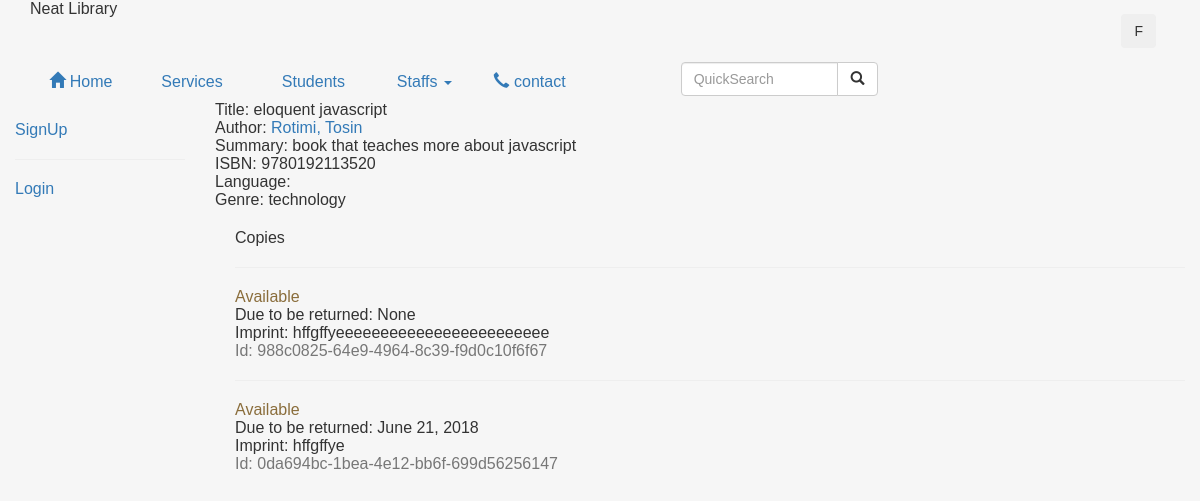
/catalog/book/1, run on the app's committed database.
### catalog/models.py (models this page shows, shortened)
class Book(models.Model):
	title = models.CharField(max_length = 200, help_text = "Enter the book's title here")
	author = models.ForeignKey('Author', on_delete = models.SET_NULL, null = True)
	genre = models.ManyToManyField(Genre, help_text = 'Enter the Genre for the book')
	summary = models.TextField(max_length = 1000, help_text = 'enter the book is brief summary')
	upload = models.FileField(upload_to = 'uploads', default =  True)
	isbn = models.CharField(max_length = 15, help_text = '13 Character <a href="https://www.isbn-international.org/content/what-isbn">ISBN number</a>')
	def display_genre(self):
		return ', '.join([ genre.name for genre in self.genre.all()[:3] ])
	display_genre.short_description = 'Genre'

class Author(models.Model):
	first_name = models.CharField(max_length = 100)
	surname = models.CharField(max_length = 200)
	D_O_B = models.DateField(null = True, blank = True)
	D_O_D = models.DateField('died', null = True, blank = True)
	class Meta:
		ordering = ["surname", "first_name"]
	def __str__(self):
		return '{0}, {1}'.format(self.surname, self.first_name)

class Genre(models.Model):
	name = models.CharField(max_length = 200, help_text = 'Enter the book\'s Genre')
	def __str__(self):
		return self.name

class BookInstance(models.Model):
	id = models.UUIDField(primary_key = True, default = uuid.uuid4, help_text = "unique id for the particular book")
	imprint = models.CharField(max_length = 200)
	book = models.ForeignKey('Book', on_delete = models.SET_NULL, null = True)
	borrower = models.ForeignKey(User, on_delete=models.SET_NULL, null=True, blank=True)
	LOAN_STATUS = (
		('A', 'Available'),
		('O', 'On Loan'),
		('R', 'Reserved'),
		('M', 'Maintatnce'),
		)
	due_back = models.DateField(blank = True, null = True)
	status = models.CharField(max_length = 1, default = 'A', choices = LOAN_STATUS, help_text = 'Enter the books status')
	class Meta:
		ordering = ['due_back']
		permissions = (("can_mark_return", "set book as returned"),
			)

### catalog/views.py (the view)
# urls.py: path('book/<int:pk>', views.BookDetailView.as_view(), name = 'book-detail'),
class BookDetailView(generic.DetailView):
    model = Book

### catalog/templates/catalog/book_detail.html
{% extends "base_generic.html" %}
{% block content %}
<h1>Title: {{ book.title }}</h1>
<p><strong>Author:</strong> <a href="{% url 'author-detail' book.author.pk %}">{{ book.author }}</a></p>
<p><strong>Summary:</strong> {{ book.summary }}</p>
<p><strong>ISBN:</strong> {{ book.isbn }}</p>
<p><strong>Language:</strong> {{ book.language }}</p>
<p><strong>Genre:</strong> {% for genre in book.genre.all %}{{genre}}{% if not forloop.last %}, {% endif %}{% endfor %}</p>
<div style="margin-left:20px;margin-top:20px">
<h4>Copies</h4>
{% for copy in book.bookinstance_set.all %}
<hr>
<p class="{% if copy.status == 'a' %}text-success{% elif copy.status == 'd' %}text-danger{% else %}text-warning{% endif %}">{{ copy.get_status_display }}</p>
{% if copy.status != 'a' %}<p><strong>Due to be returned:</strong> {{copy.due_back}}</p>{% endif %}
<p><strong>Imprint:</strong> {{copy.imprint}}</p>
<p class="text-muted"><strong>Id:</strong> {{copy.id}}</p>
{% endfor %}
</div>
{% endblock %}

### templates/public_library-web_Free10-11-2017_593210999/web/css/style.css (style rules this page uses)
html,body,div,span,applet,object,iframe,h1,h2,h3,h4,h5,h6,p,blockquote,pre,a,abbr,acronym,address,big,cite,code,del,dfn,em,img,ins,kbd,q,s,samp,small,strike,strong,sub,sup,tt,var,b,u,i,dl,dt,dd,ol,nav ul,nav li,fieldset,form,label,legend,table,caption,tbody,tfoot,thead,tr,th,td,article,aside,canvas,details,embed,figure,figcaption,footer,header,hgroup,menu,nav,output,ruby,section,summary,time,mark,audio,video { margin:0;padding:0;border:0;font-size:100%;font:inherit;vertical-align:baseline; }
a { text-decoration:none; }
body { background-color: #f6f6f6; font-family: Arial, Geneva,Helvetica, sans-serif; font-size: 100%; }

### data on the page
Book: title "eloquent javascript", author "Rotimi, Tosin", summary "book that teaches more about javascript", isbn "9780192113520"
Genre: name "technology"
BookInstance: status "Available", due_back "None", imprint "hffgffyeeeeeeeeeeeeeeeeeeeeeeee", id "988c0825-64e9-4964-8c39-f9d0c10f6f67"
BookInstance: status "Available", due_back "June 21, 2018", imprint "hffgffye", id "0da694bc-1bea-4e12-bb6f-699d56256147"
